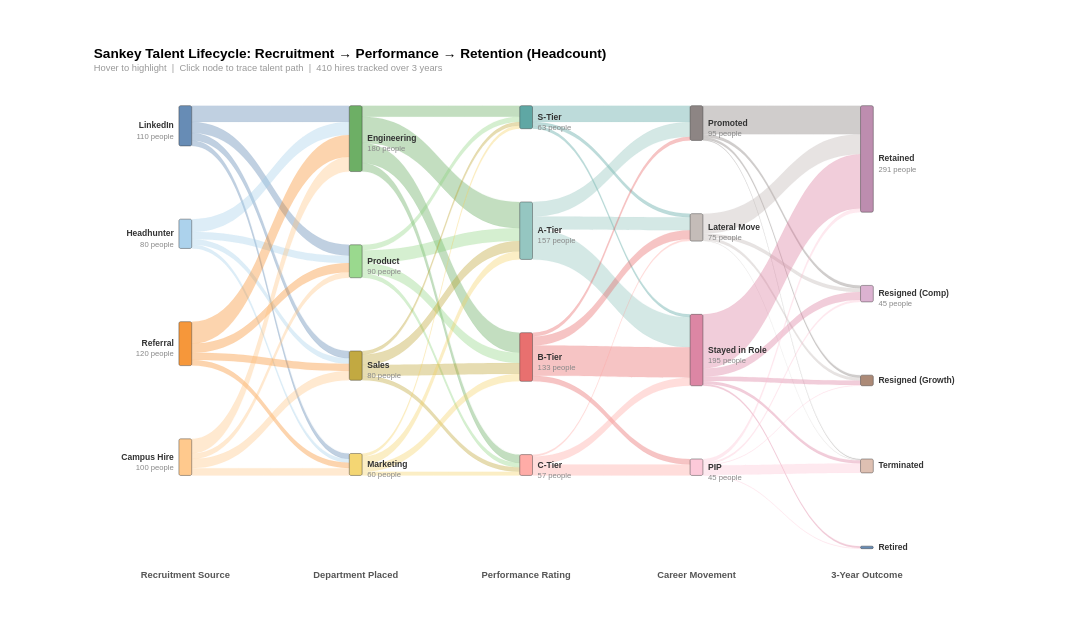

Write the Vega-Lite specification saved for this chart.
### Vega specification from a JSON file in a GitHub repository (floating-point values rounded to 4 significant figures)
{"$schema": "https://vega.github.io/schema/vega/v5.json", "description": "Sankey HR Talent Lifecycle: From Hire to Retention (Data-Driven Architecture)", "width": 1000, "height": 520, "padding": {"left": 110, "right": 160, "top": 55, "bottom": 50}, "background": "white", "_metadata": {"chart_type": "sankey_multi_stage", "title": "Sankey HR Talent Full Lifecycle", "topic": "talent_lifecycle_diversity", "architecture": "data-driven layout via Vega transform pipeline", "value_unit": "Headcount", "notes": "410 hires tracked over 3 years — Referral channel yields highest S-Tier ratio; PIP-to-Terminated path is the dominant attrition flow"}, "signals": [{"name": "nodeWidth", "value": 15}, {"name": "nodeGap", "value": 200}, {"name": "threshold", "value": 0, "bind": {"input": "range", "min": 0, "max": 30, "step": 2, "name": "Min Flow (people): "}}, {"name": "nodeHover", "value": null, "on": [{"events": "@nodeRect:mouseover", "update": "datum.name"}, {"events": "@nodeRect:mouseout", "update": "null"}]}, {"name": "edgeHover", "value": null, "on": [{"events": "@edgeMark:mouseover", "update": "datum.linkId"}, {"events": "@edgeMark:mouseout", "update": "null"}]}, {"name": "selectedNode", "value": null, "on": [{"events": "@nodeRect:click!", "update": "selectedNode === datum.name ? null : datum.name"}, {"events": [{"type": "click", "markname": "resetBtn"}, {"type": "dblclick"}], "update": "null"}]}], "data": [{"name": "rawLinks", "values": [{"source": "LinkedIn", "target": "Engineering", "value": 45}, {"source": "LinkedIn", "target": "Product", "value": 30}, {"source": "LinkedIn", "target": "Sales", "value": 20}, {"source": "LinkedIn", "target": "Marketing", "value": 15}, {"source": "Headhunter", "target": "Engineering", "value": 35}, {"source": "Headhunter", "target": "Product", "value": 20}, {"source": "Headhunter", "target": "Sales", "value": 15}, {"source": "Headhunter", "target": "Marketing", "value": 10}, {"source": "Referral", "target": "Engineering", "value": 60}, {"source": "Referral", "target": "Product", "value": 25}, {"source": "Referral", "target": "Sales", "value": 20}, {"source": "Referral", "target": "Marketing", "value": 15}, {"source": "Campus Hire", "target": "Engineering", "value": 40}, {"source": "Campus Hire", "target": "Product", "value": 15}, {"source": "Campus Hire", "target": "Sales", "value": 25}, {"source": "Campus Hire", "target": "Marketing", "value": 20}, {"source": "Engineering", "target": "S-Tier", "value": 30}, {"source": "Engineering", "target": "A-Tier", "value": 72}, {"source": "Engineering", "target": "B-Tier", "value": 55}, {"source": "Engineering", "target": "C-Tier", "value": 23}, {"source": "Product", "target": "S-Tier", "value": 15}, {"source": "Product", "target": "A-Tier", "value": 35}, {"source": "Product", "target": "B-Tier", "value": 28}, {"source": "Product", "target": "C-Tier", "value": 12}, {"source": "Sales", "target": "S-Tier", "value": 10}, {"source": "Sales", "target": "A-Tier", "value": 28}, {"source": "Sales", "target": "B-Tier", "value": 30}, {"source": "Sales", "target": "C-Tier", "value": 12}, {"source": "Marketing", "target": "S-Tier", "value": 8}, {"source": "Marketing", "target": "A-Tier", "value": 22}, {"source": "Marketing", "target": "B-Tier", "value": 20}, {"source": "Marketing", "target": "C-Tier", "value": 10}, {"source": "S-Tier", "target": "Promoted", "value": 45}, {"source": "S-Tier", "target": "Lateral Move", "value": 10}, {"source": "S-Tier", "target": "Stayed in Role", "value": 8}, {"source": "A-Tier", "target": "Promoted", "value": 40}, {"source": "A-Tier", "target": "Lateral Move", "value": 35}, {"source": "A-Tier", "target": "Stayed in Role", "value": 82}, {"source": "B-Tier", "target": "Promoted", "value": 10}, {"source": "B-Tier", "target": "Lateral Move", "value": 25}, {"source": "B-Tier", "target": "Stayed in Role", "value": 83}, {"source": "B-Tier", "target": "PIP", "value": 15}, {"source": "C-Tier", "target": "Lateral Move", "value": 5}, {"source": "C-Tier", "target": "Stayed in Role", "value": 22}, {"source": "C-Tier", "target": "PIP", "value": 30}, {"source": "Promoted", "target": "Retained", "value": 78}, {"source": "Promoted", "target": "Resigned (Comp)", "value": 8}, {"source": "Promoted", "target": "Resigned (Growth)", "value": 7}, {"source": "Promoted", "target": "Terminated", "value": 2}, {"source": "Lateral Move", "target": "Retained", "value": 55}, {"source": "Lateral Move", "target": "Resigned (Comp)", "value": 10}, {"source": "Lateral Move", "target": "Resigned (Growth)", "value": 8}, {"source": "Lateral Move", "target": "Terminated", "value": 2}, {"source": "Stayed in Role", "target": "Retained", "value": 148}, {"source": "Stayed in Role", "target": "Resigned (Comp)", "value": 22}, {"source": "Stayed in Role", "target": "Resigned (Growth)", "value": 12}, {"source": "Stayed in Role", "target": "Terminated", "value": 8}, {"source": "Stayed in Role", "target": "Retired", "value": 5}, {"source": "PIP", "target": "Retained", "value": 10}, {"source": "PIP", "target": "Resigned (Comp)", "value": 5}, {"source": "PIP", "target": "Resigned (Growth)", "value": 2}, {"source": "PIP", "target": "Terminated", "value": 26}, {"source": "PIP", "target": "Retired", "value": 2}]}, {"name": "nodeConfig", "values": [{"name": "LinkedIn", "depth": 0, "order": 0}, {"name": "Headhunter", "depth": 0, "order": 1}, {"name": "Referral", "depth": 0, "order": 2}, {"name": "Campus Hire", "depth": 0, "order": 3}, {"name": "Engineering", "depth": 1, "order": 0}, {"name": "Product", "depth": 1, "order": 1}, {"name": "Sales", "depth": 1, "order": 2}, {"name": "Marketing", "depth": 1, "order": 3}, {"name": "S-Tier", "depth": 2, "order": 0}, {"name": "A-Tier", "depth": 2, "order": 1}, {"name": "B-Tier", "depth": 2, "order": 2}, {"name": "C-Tier", "depth": 2, "order": 3}, {"name": "Promoted", "depth": 3, "order": 0}, {"name": "Lateral Move", "depth": 3, "order": 1}, {"name": "Stayed in Role", "depth": 3, "order": 2}, {"name": "PIP", "depth": 3, "order": 3}, {"name": "Retained", "depth": 4, "order": 0}, {"name": "Resigned (Comp)", "depth": 4, "order": 1}, {"name": "Resigned (Growth)", "depth": 4, "order": 2}, {"name": "Terminated", "depth": 4, "order": 3}, {"name": "Retired", "depth": 4, "order": 4}]}, {"name": "depthLabelsData", "values": [{"depth": 0, "label": "Recruitment Source"}, {"depth": 1, "label": "Department Placed"}, {"depth": 2, "label": "Performance Rating"}, {"depth": 3, "label": "Career Movement"}, {"depth": 4, "label": "3-Year Outcome"}]}, {"name": "filteredLinks", "source": "rawLinks", "transform": [{"type": "filter", "expr": "datum.value >= threshold"}, {"type": "formula", "expr": "datum.source + ' → ' + datum.target", "as": "linkId"}]}, {"name": "linksWithOrder", "source": "filteredLinks", "transform": [{"type": "lookup", "from": "nodeConfig", "key": "name", "fields": ["source"], "as": ["srcConfig"]}, {"type": "lookup", "from": "nodeConfig", "key": "name", "fields": ["target"], "as": ["tgtConfig"]}, {"type": "formula", "expr": "datum.srcConfig.order", "as": "srcOrder"}, {"type": "formula", "expr": "datum.tgtConfig.order", "as": "tgtOrder"}, {"type": "formula", "expr": "datum.srcConfig.depth", "as": "srcDepth"}, {"type": "formula", "expr": "datum.tgtConfig.depth", "as": "tgtDepth"}]}, {"name": "outTotals", "source": "linksWithOrder", "transform": [{"type": "aggregate", "groupby": ["source"], "fields": ["value"], "ops": ["sum"], "as": ["totalOut"]}]}, {"name": "inTotals", "source": "linksWithOrder", "transform": [{"type": "aggregate", "groupby": ["target"], "fields": ["value"], "ops": ["sum"], "as": ["totalIn"]}]}, {"name": "nodePositions", "source": "nodeConfig", "transform": [{"type": "lookup", "from": "outTotals", "key": "source", "fields": ["name"], "as": ["outInfo"]}, {"type": "lookup", "from": "inTotals", "key": "target", "fields": ["name"], "as": ["inInfo"]}, {"type": "formula", "expr": "datum.outInfo ? datum.outInfo.totalOut : 0", "as": "totalOut"}, {"type": "formula", "expr": "datum.inInfo ? datum.inInfo.totalIn : 0", "as": "totalIn"}, {"type": "formula", "expr": "max(datum.totalOut, datum.totalIn)", "as": "total"}, {"type": "filter", "expr": "datum.total > 0"}, {"type": "stack", "groupby": ["depth"], "sort": {"field": "order", "order": "ascending"}, "field": "total"}, {"type": "window", "groupby": ["depth"], "sort": {"field": "order", "order": "ascending"}, "ops": ["row_number"], "as": ["rankInDepth"]}, {"type": "formula", "expr": "datum.y0 + (datum.rankInDepth - 1) * nodeGap", "as": "y0g"}, {"type": "formula", "expr": "datum.y1 + (datum.rankInDepth - 1) * nodeGap", "as": "y1g"}]}, {"name": "sourceStacked", "source": "linksWithOrder", "transform": [{"type": "window", "groupby": ["source"], "sort": {"field": "tgtOrder", "order": "ascending"}, "ops": ["sum"], "fields": ["value"], "frame": [null, 0], "as": ["srcCumEnd"]}, {"type": "formula", "expr": "datum.srcCumEnd - datum.value", "as": "srcCumStart"}]}, {"name": "targetStacked", "source": "linksWithOrder", "transform": [{"type": "window", "groupby": ["target"], "sort": {"field": "srcOrder", "order": "ascending"}, "ops": ["sum"], "fields": ["value"], "frame": [null, 0], "as": ["tgtCumEnd"]}, {"type": "formula", "expr": "datum.tgtCumEnd - datum.value", "as": "tgtCumStart"}]}, {"name": "edges", "source": "sourceStacked", "transform": [{"type": "lookup", "from": "targetStacked", "key": "linkId", "fields": ["linkId"], "as": ["tgtInfo"]}, {"type": "formula", "expr": "datum.tgtInfo ? datum.tgtInfo.tgtCumStart : 0", "as": "tgtCumStart"}, {"type": "formula", "expr": "datum.tgtInfo ? datum.tgtInfo.tgtCumEnd : datum.value", "as": "tgtCumEnd"}, {"type": "lookup", "from": "nodePositions", "key": "name", "fields": ["source"], "as": ["srcNode"]}, {"type": "lookup", "from": "nodePositions", "key": "name", "fields": ["target"], "as": ["tgtNode"]}, {"type": "filter", "expr": "datum.srcNode && datum.tgtNode"}, {"type": "formula", "expr": "datum.srcNode.y0g + datum.srcCumStart", "as": "absSy0"}, {"type": "formula", "expr": "datum.srcNode.y0g + datum.srcCumEnd", "as": "absSy1"}, {"type": "formula", "expr": "datum.tgtNode.y0g + datum.tgtCumStart", "as": "absTy0"}, {"type": "formula", "expr": "datum.tgtNode.y0g + datum.tgtCumEnd", "as": "absTy1"}, {"type": "formula", "expr": "datum.srcNode.total > 0 ? datum.value / datum.srcNode.total : 0", "as": "srcPct"}, {"type": "formula", "expr": "datum.tgtNode.total > 0 ? datum.value / datum.tgtNode.total : 0", "as": "tgtPct"}]}], "scales": [{"name": "x", "type": "point", "range": "width", "domain": [0, 1, 2, 3, 4], "padding": 0.5}, {"name": "y", "type": "linear", "range": [0, {"signal": "height"}], "domain": {"data": "nodePositions", "field": "y1g"}}, {"name": "color", "type": "ordinal", "domain": {"data": "nodeConfig", "field": "name"}, "range": {"scheme": "tableau20"}}], "marks": [{"type": "path", "name": "edgeMark", "from": {"data": "edges"}, "encode": {"update": {"path": {"signal": "'M' + (scale('x', datum.srcDepth) + nodeWidth) + ',' + scale('y', datum.absSy0) + ' C' + ((scale('x', datum.srcDepth) + nodeWidth + scale('x', datum.tgtDepth)) / 2) + ',' + scale('y', datum.absSy0) + ' ' + ((scale('x', datum.srcDepth) + nodeWidth + scale('x', datum.tgtDepth)) / 2) + ',' + scale('y', datum.absTy0) + ' ' + scale('x', datum.tgtDepth) + ',' + scale('y', datum.absTy0) + ' L' + scale('x', datum.tgtDepth) + ',' + scale('y', datum.absTy1) + ' C' + ((scale('x', datum.srcDepth) + nodeWidth + scale('x', datum.tgtDepth)) / 2) + ',' + scale('y', datum.absTy1) + ' ' + ((scale('x', datum.srcDepth) + nodeWidth + scale('x', datum.tgtDepth)) / 2) + ',' + scale('y', datum.absSy1) + ' ' + (scale('x', datum.srcDepth) + nodeWidth) + ',' + scale('y', datum.absSy1) + ' Z'"}, "fill": {"scale": "color", "field": "source"}, "fillOpacity": {"signal": "selectedNode ? (datum.source === selectedNode || datum.target === selectedNode ? 0.65 : 0.04) : nodeHover ? (datum.source === nodeHover || datum.target === nodeHover ? 0.65 : 0.08) : edgeHover === datum.linkId ? 0.75 : 0.35"}, "stroke": {"scale": "color", "field": "source"}, "strokeWidth": {"value": 0.5}, "strokeOpacity": {"signal": "selectedNode ? (datum.source === selectedNode || datum.target === selectedNode ? 0.4 : 0) : nodeHover ? (datum.source === nodeHover || datum.target === nodeHover ? 0.4 : 0) : edgeHover === datum.linkId ? 0.5 : 0.1"}, "tooltip": {"signal": "datum.source + ' → ' + datum.target + ': ' + format(datum.value, ',d') + ' people (' + format(datum.srcPct, '.0%') + ' of ' + datum.source + ')'"}, "cursor": {"value": "pointer"}}, "hover": {"fillOpacity": {"value": 0.8}}}}, {"type": "rect", "name": "nodeRect", "from": {"data": "nodePositions"}, "encode": {"enter": {"width": {"signal": "nodeWidth"}, "cornerRadius": {"value": 2}}, "update": {"x": {"scale": "x", "field": "depth"}, "y": {"scale": "y", "field": "y0g"}, "y2": {"scale": "y", "field": "y1g"}, "fill": {"scale": "color", "field": "name"}, "stroke": {"value": "#333"}, "strokeWidth": {"signal": "selectedNode === datum.name || nodeHover === datum.name ? 2 : 0.5"}, "fillOpacity": {"signal": "selectedNode ? (datum.name === selectedNode ? 1 : 0.25) : nodeHover === datum.name ? 1 : 0.85"}, "tooltip": {"signal": "datum.name + ': ' + format(datum.total, ',d') + ' people'"}, "cursor": {"value": "pointer"}}}}, {"type": "text", "from": {"data": "nodePositions"}, "interactive": false, "encode": {"update": {"x": {"signal": "datum.depth === 0 ? scale('x', datum.depth) - 6 : scale('x', datum.depth) + nodeWidth + 6"}, "y": {"signal": "(scale('y', datum.y0g) + scale('y', datum.y1g)) / 2"}, "align": {"signal": "datum.depth === 0 ? 'right' : 'left'"}, "text": {"field": "name"}, "fontSize": {"value": 10}, "fontWeight": {"value": "bold"}, "fill": {"value": "#333"}, "baseline": {"value": "middle"}, "opacity": {"signal": "selectedNode ? (datum.name === selectedNode ? 1 : 0.25) : 1"}}}}, {"type": "text", "from": {"data": "nodePositions"}, "interactive": false, "encode": {"update": {"x": {"signal": "datum.depth === 0 ? scale('x', datum.depth) - 6 : scale('x', datum.depth) + nodeWidth + 6"}, "y": {"signal": "(scale('y', datum.y0g) + scale('y', datum.y1g)) / 2 + 12"}, "align": {"signal": "datum.depth === 0 ? 'right' : 'left'"}, "text": {"signal": "abs(scale('y', datum.y0g) - scale('y', datum.y1g)) > 18 ? '' + format(datum.total, ',d') + ' people' : ''"}, "fontSize": {"value": 9}, "fill": {"value": "#888"}, "baseline": {"value": "middle"}, "opacity": {"signal": "selectedNode ? (datum.name === selectedNode ? 1 : 0.25) : 1"}}}}, {"type": "text", "from": {"data": "depthLabelsData"}, "interactive": false, "encode": {"enter": {"x": {"signal": "scale('x', datum.depth) + nodeWidth / 2"}, "y": {"signal": "height + 25"}, "text": {"field": "label"}, "fontSize": {"value": 11}, "fontWeight": {"value": "bold"}, "fill": {"value": "#555"}, "baseline": {"value": "top"}, "align": {"value": "center"}}}}, {"type": "group", "data": [{"name": "showResetData", "values": [{}], "transform": [{"type": "filter", "expr": "selectedNode"}]}], "encode": {"enter": {"xc": {"signal": "width / 2"}, "y": {"value": -35}, "width": {"value": 100}, "height": {"value": 26}}}, "marks": [{"type": "group", "name": "resetBtn", "from": {"data": "showResetData"}, "encode": {"enter": {"cornerRadius": {"value": 5}, "fill": {"value": "#f5f5f5"}, "stroke": {"value": "#bbb"}, "strokeWidth": {"value": 1.5}, "height": {"field": {"group": "height"}}, "width": {"field": {"group": "width"}}, "cursor": {"value": "pointer"}}, "update": {"opacity": {"value": 1}}, "hover": {"opacity": {"value": 0.7}}}, "marks": [{"type": "text", "interactive": false, "encode": {"enter": {"xc": {"field": {"group": "width"}, "mult": 0.5}, "yc": {"field": {"group": "height"}, "mult": 0.5, "offset": 1}, "align": {"value": "center"}, "baseline": {"value": "middle"}, "fontWeight": {"value": "bold"}, "fontSize": {"value": 11}, "text": {"value": "Show All"}, "fill": {"value": "#555"}}}}]}]}], "title": {"text": "Sankey Talent Lifecycle: Recruitment → Performance → Retention (Headcount)", "subtitle": "Hover to highlight  |  Click node to trace talent path  |  410 hires tracked over 3 years", "fontSize": 16, "subtitleFontSize": 11, "subtitleColor": "#999", "anchor": "start"}}
